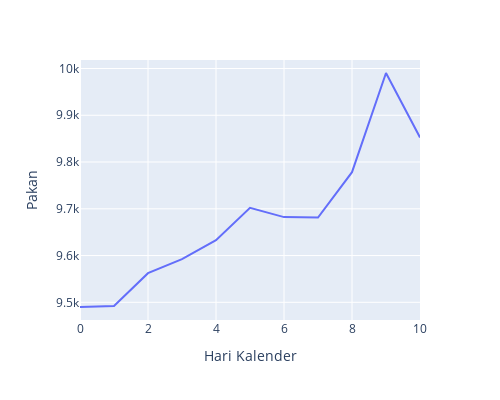

Notebook source saved alongside this figure:
### Code cell
# Grafik Pakan Harian

fig = px.line(kolam, x="Hari Kalender", y="Pakan", width=500, height=400)
fig.update_traces(textposition="bottom right")
fig.show()

### Figure 1 — Plotly figure (JSON) as saved in the notebook; plotly's stock layout.template omitted (floating-point values rounded to 4 significant figures)
{"data": [{"hovertemplate": "Hari Kalender=%{x}<br>Pakan=%{y}<extra></extra>", "legendgroup": "", "line": {"color": "#636efa", "dash": "solid"}, "marker": {"symbol": "circle"}, "mode": "lines", "name": "", "orientation": "v", "showlegend": false, "textposition": "bottom right", "type": "scatter", "x": [0, 1, 2, 3, 4, 5, 6, 7, 8, 9, 10], "xaxis": "x", "y": [9490, 9492.0, 9562.0, 9592.0, 9633, 9702.0, 9682.0, 9681.0, 9778.0, 9990.0, 9853.0], "yaxis": "y"}], "layout": {"height": 400, "legend": {"tracegroupgap": 0}, "margin": {"t": 60}, "width": 500, "xaxis": {"anchor": "y", "domain": [0, 1], "title": {"text": "Hari Kalender"}}, "yaxis": {"anchor": "x", "domain": [0, 1], "title": {"text": "Pakan"}}}}
